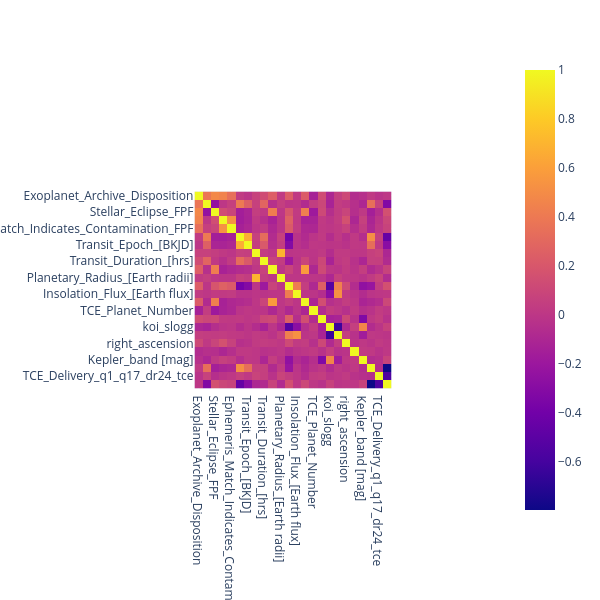

Notebook source saved alongside this figure:
### Code cell
fig_corrMatrix = px.imshow(keplerCorrMatrix, width=600, height=600)
fig_corrMatrix.update_yaxes(automargin=True)
fig_corrMatrix.show()

### Figure 1 — Plotly figure (JSON) as saved in the notebook; plotly's stock layout.template omitted (floating-point values rounded to 4 significant figures; data arrays with more than 128 entries replaced by an {"elided": "..."} marker saying what was removed)
{"data": [{"coloraxis": "coloraxis", "hovertemplate": "x: %{x}<br>y: %{y}<br>color: %{z}<extra></extra>", "type": "heatmap", "x": ["Exoplanet_Archive_Disposition", "Not_Transit-Like_FPF", "Stellar_Eclipse_FPF", "Centroid_Offset_FPF", "Ephemeris_Match_Indicates_Contamination_FPF", "Orbital_Period_[days]", "Transit_Epoch_[BKJD]", "Impact_Parameter", "Transit_Duration_[hrs]", "Transit_Depth_[ppm]", "Planetary_Radius_[Earth radii]", "Equilibrium_Temperature_[K]", "Insolation_Flux_[Earth flux]", "Transit_Signal-to-Noise", "TCE_Planet_Number", "koi_steff", "koi_slogg", "koi_srad", "right_ascension", "declination", "Kepler_band [mag]", "TCE_Delivery_q1_q16_tce", "TCE_Delivery_q1_q17_dr24_tce", "TCE_Delivery_q1_q17_dr25_tce"], "y": ["Exoplanet_Archive_Disposition", "Not_Transit-Like_FPF", "Stellar_Eclipse_FPF", "Centroid_Offset_FPF", "Ephemeris_Match_Indicates_Contamination_FPF", "Orbital_Period_[days]", "Transit_Epoch_[BKJD]", "Impact_Parameter", "Transit_Duration_[hrs]", "Transit_Depth_[ppm]", "Planetary_Radius_[Earth radii]", "Equilibrium_Temperature_[K]", "Insolation_Flux_[Earth flux]", "Transit_Signal-to-Noise", "TCE_Planet_Number", "koi_steff", "koi_slogg", "koi_srad", "right_ascension", "declination", "Kepler_band [mag]", "TCE_Delivery_q1_q16_tce", "TCE_Delivery_q1_q17_dr24_tce", "TCE_Delivery_q1_q17_dr25_tce"], "z": {"elided": "24x24 float values"}}], "layout": {"coloraxis": {"colorscale": [[0, "#0d0887"], [0.1111, "#46039f"], [0.2222, "#7201a8"], [0.3333, "#9c179e"], [0.4444, "#bd3786"], [0.5556, "#d8576b"], [0.6667, "#ed7953"], [0.7778, "#fb9f3a"], [0.8889, "#fdca26"], [1, "#f0f921"]]}, "height": 600, "margin": {"t": 60}, "width": 600, "xaxis": {"autorange": true, "constrain": "domain", "domain": [0, 1], "range": [-0.5, 23.5], "scaleanchor": "y", "type": "category"}, "yaxis": {"automargin": true, "autorange": true, "constrain": "domain", "domain": [0.2859, 0.7141], "range": [23.5, -0.5], "type": "category"}}}
